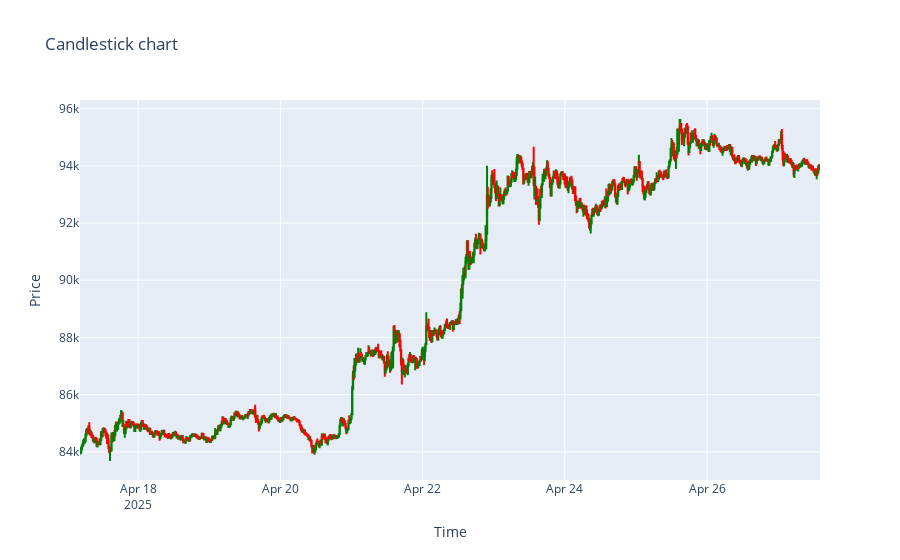

Notebook code for this chart:
### Code cell
# 繪製 Plotly K 線圖
fig = go.Figure(data=[go.Candlestick(
    x=kLine_df['time'],
    open=kLine_df['open'],
    high=kLine_df['high'],
    low=kLine_df['low'],
    close=kLine_df['close'],
    increasing_line_color='green',
    decreasing_line_color='red'
)])

fig.update_layout(
    title='Candlestick chart',
    xaxis_title='Time',
    yaxis_title='Price',
    xaxis_rangeslider_visible=False
)

fig.show()

### Figure 1 — Plotly figure (JSON) as saved in the notebook; plotly's stock layout.template omitted (floating-point values rounded to 4 significant figures; data arrays with more than 128 entries replaced by an {"elided": "..."} marker saying what was removed)
{"data": [{"close": {"elided": "999 float values"}, "decreasing": {"line": {"color": "red"}}, "high": {"elided": "999 float values"}, "increasing": {"line": {"color": "green"}}, "low": {"elided": "999 float values"}, "open": {"elided": "999 float values"}, "type": "candlestick", "x": {"elided": "999 str values"}}], "layout": {"title": {"text": "Candlestick chart"}, "xaxis": {"rangeslider": {"visible": false}, "title": {"text": "Time"}}, "yaxis": {"title": {"text": "Price"}}}}
